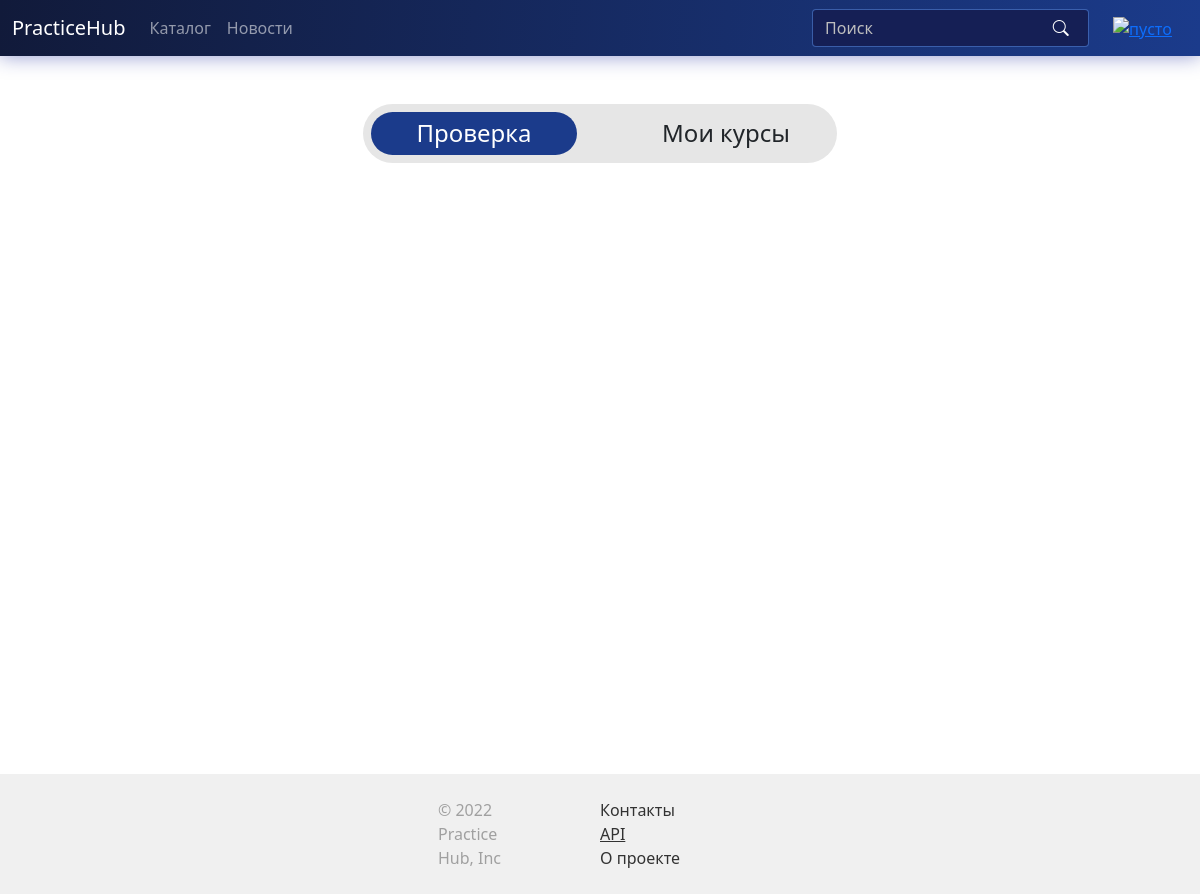
/teaching (signed in), run on an earlier commit of the app's database.
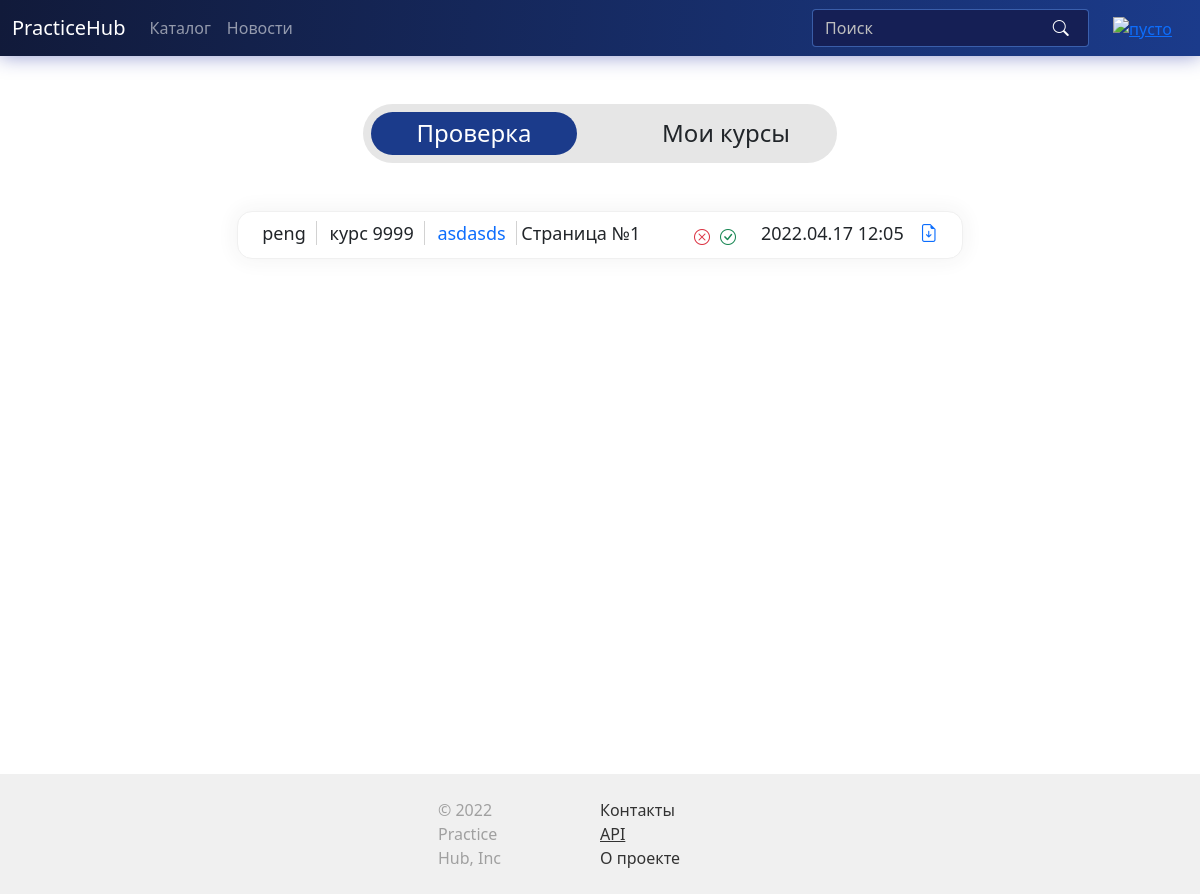
And on a later commit of the database.
### models.py (models this page shows, shortened)
class TaskCheck(db.Model):
    id = db.Column(db.Integer, primary_key=True)
    page_id = db.Column(db.Integer, db.ForeignKey("page.id"))
    page_index = db.Column(db.Integer)
    user_id = db.Column(db.Integer, db.ForeignKey("user.id"))
    file = db.Column(db.String(64))
    date = db.Column(db.DateTime, nullable=False, default=datetime.datetime.now())
    status = db.Column(db.Integer)

class User(UserMixin, db.Model):
    id = db.Column(db.Integer, primary_key=True)
    username = db.Column(db.String(64), index=True, unique=True)
    email = db.Column(db.String(120), index=True, unique=True)
    password_hash = db.Column(db.String(128))
    created_courses = db.relationship('Course', backref='author', lazy='dynamic')
    created_posts = db.relationship('Post', backref='author', lazy='dynamic')
    my_courses = db.relationship('Course', secondary=my_courses, lazy='dynamic', backref=db.backref('users'))
    img_path = db.Column(db.String(64))
    img_uuid = db.Column(db.String(64), index=True)
    task_check = db.relationship("TaskCheck", backref="user")

class Course(db.Model):
    id = db.Column(db.Integer, primary_key=True)
    name = db.Column(db.String(64), index=True, unique=True)
    author_id = db.Column(db.Integer, db.ForeignKey('user.id'))
    lessons = db.relationship('Lesson', backref='course', lazy='dynamic', cascade="all, delete-orphan")
    desc = db.Column(db.Text, nullable=False)
    rating = db.Column(db.Integer, default=0)
    short_desc = db.Column(db.Text, nullable=False)
    img_path = db.Column(db.String(64))
    img_uuid = db.Column(db.String(64), index=True)
    is_published = db.Column(db.Boolean, default=False)
    tags = db.relationship('Tag', secondary=CoursesTags.__table__, backref='course')

class Lesson(db.Model):
    id = db.Column(db.Integer, primary_key=True)
    name = db.Column(db.String(64))
    course_id = db.Column(db.Integer, db.ForeignKey('course.id'))
    pages = db.relationship('Page', backref='lesson', lazy='dynamic', cascade="all, delete-orphan")
    files = db.relationship('LessonFile', backref='lesson', lazy='dynamic', cascade="all, delete-orphan")

### routes.py (the view, shortened to what this page needs)
@app.route('/teaching', methods=['GET', 'POST'])
@login_required
def teaching():
    courses = Course.query.filter_by(author_id=current_user.id).all()
    checks = []
    task_checks = TaskCheck.query.filter(TaskCheck.status.is_(None)).all()
    for task in task_checks:
        if task.page.lesson.course.author_id == current_user.id:
            checks.append(task)
    return render_template('teaching.html', courses=courses, checks=checks)

### models.py (called while the page is built)
@login.user_loader
def load_user(id):
    return User.query.get(int(id))

### templates/teaching.html (shortened to what this page needs)
{% extends 'base.html' %}
{% from 'includes/course_thumbnail.html' import course_thumbnail with context %}
{% block content %}
<div class="w-50 px-0 m-auto">
  <div class="mx-auto rounded-pill justify-content-between d-flex align-items-center p-2 teaching" style="background-color: rgb(230, 230, 230); width: 85%; height: 80%;">
    <button class="rounded-pill px-1 btn no-focus toggler-active" id="check" style="width: 45%; font-weight: 500;">
      <span class="h4">Проверка</span>
      </button>
    <button class="rounded-pill px-1 btn no-focus toggler-inactive" id="courses" style="width: 45%; font-weight: 500;">
      <span class="h4">Мои курсы</span>
    </button>
  </div>
</div>
<div class="mx-auto" style="width: 65%">
  <div id="check-div">
    <form action="" method="post">
    {% for c in checks %}
        <div class="mx-auto w-100 task_check_item py-2 px-4">
          <span style="padding-right: 10px; margin-right: 0.5rem; border-right: solid 1px rgb(210, 210, 210)">{{ c.user.username }}</span>
          <span style="padding-right: 10px; margin-right: 0.5rem; border-right: solid 1px rgb(210, 210, 210)">{{ c.page.lesson.course.name }}</span>
          <a href="{{ url_for('lesson', course_id=c.page.lesson.course.id, lesson_id=c.page.lesson.id) }}"  style="padding-right: 10px; text-decoration: none; border-right: solid 1px rgb(210, 210, 210)">{{ c.page.lesson.name }}</a>
          <span style="padding-right: 10px; margin-right: 0.5rem;">Страница №{{ c.page_index + 1}}</span>
          <a href="{{ url_for('get_file', path=c.file) }}" download="homework"><i class="bi bi-file-earmark-arrow-down float-end" style="margin-left: 1rem"></i></a>
          <span class="float-end">{{ c.date.strftime('%Y.%m.%d %H:%M') }}</span>
          <button class="btn py-1 px-0 float-end me-4 btn_yes" type="submit"><i class="bi bi-check-circle text-success"></i></button>
          <button class="btn py-1 px-0 float-end me-2 btn_no" type="submit"><i class="bi bi-x-circle text-danger"></i></button>
        </div>
    {% endfor %}
    </form>
  </div>
  </div>
{% endblock content %}

### templates/base.html (shortened to what this page needs)
<!doctype html>
<html lang="ru">
<head>
  <link rel="stylesheet" href="{{ url_for('static', filename='css/style.css') }}">
  <link href="https://cdn.jsdelivr.net/npm/bootstrap@5.0.2/dist/css/bootstrap.min.css" rel="stylesheet">
  <link rel="stylesheet" href="https://cdn.jsdelivr.net/npm/bootstrap-icons@1.8.1/font/bootstrap-icons.css">
</head>
<body>
  <nav class="navbar navbar-expand-lg navbar-dark" style="background: rgb(17,26,58); background: linear-gradient(95deg, rgba(17,26,58,1) 0%, rgba(27,59,139,1) 100%); box-shadow: 0 0 20px rgba(32, 45, 160, 0.5)">
    <div class="container-fluid">
      <div>
        <span class="navbar-brand">PracticeHub</span>
      </div>
      {% if current_user.is_authenticated %}
      <div class="mx-3 order-lg-2 dropdown ms-4">
        <a class="" id="dropdownMenuButton1" data-bs-toggle="dropdown" aria-expanded="false" role="button">
          <img src="https://media-exp1.licdn.com/dms/image/C560BAQHMnA03XDdf3w/company-logo_200_200/0/1519855918965?e=2159024400&v=beta&t=CrP5Le1mWICRcaxIGNBuajHcHGFPuyNA5C8DI339lSk" alt="пусто" height="40" width="40">
        </a>
      </div>
      {% else %}
      <div class="d-flex order-lg-2 ms-4">
        <a href="{{ url_for('login') }}" class="btn me-2" style="color: white; border-color: rgba(73, 113, 191, 0.7)">Войти</a>
        <a href="{{ url_for('register') }}" class="btn" style="color: white; border-color: rgba(73, 113, 191, 0.7)">Регистрация</a>
      </div>
      {% endif %}
      <div class="collapse navbar-collapse" id="navbarSupportedContent">
        <ul class="navbar-nav me-auto mb-2 mb-lg-0">
          <li class="nav-item">
            {% block catalog_link %}<a class="nav-link" href="{{ url_for('index') }}">Каталог</a>{% endblock catalog_link %}
          </li>
          <li class="nav-item">
            {% block news_link %}<a class="nav-link" href="#">Новости</a>{% endblock news_link %}
          </li>
        </ul>
        <form class="d-flex my-search-form">
          <input class="form-control search-text" placeholder="Поиск" aria-label="Search" style="background-color: #151F55; border-color: rgba(73, 113, 191, 0.7)">
          <button type="button" class="btn no-focus my-search-icon p-0 m-0" style="background: transparent"><i class="bi bi-search" style="color: white"></i></button>
        </form>
      </div>
    </div>
  </nav>
  <div class="container pt-5" id="content" style="min-height: 85.7vh">
    {% block content %}
    {% endblock content %}
  </div>
  <footer class="footer d-flex flex-wrap justify-content-between align-items-center py-4">
    <div class="col-md-4 d-flex align-items-center">
      <a href="/" class="me-2 mb-md-0 text-muted text-decoration-none lh-1">
        <svg class="bi" width="30" height="24"><use xlink:href="#bootstrap"></use></svg>
      </a>
      <span style="color: rgb(160, 160, 160)">© 2022 Practice Hub, Inc</span>
    </div>
    <div class="col-md-6">
      <a style="color: rgb(50, 50, 50)">Контакты</a><br>
      <a href='{{ url_for("api") }}' style="color: rgb(50, 50, 50)">API</a><br>
      <a style="color: rgb(50, 50, 50)">О проекте</a>
    </div>
  </footer>
</body>
</html>

### static/css/style.css (style rules this page uses)
:root { --xlight-gray: #fafafa; --light-gray: #e6e6e6; --mid-gray: #586273; --mbgc: rgba(27,59,139,1); --sbgc: rgba(21,37,85, 1); }
html, body, .t-b { min-height: 100%; }
.btn { background-color: white; line-height: normal; }
.my-search-form { position: relative; }
.my-search-form>input { padding-right: 2rem; }
.my-search-icon { position: absolute; right: 1.2rem; top: .4rem; }
.toggler-active { color: white!important; font-weight: normal!important; cursor: default; font-size: 16px; background-color: var(--mbgc)!important; }
.search-text::placeholder { color: rgba(190, 190, 190, 1)!important; }
.search-text { color: white!important; }
.task_check_item { font-size: 18px; font-weight: 500; height: 3rem; padding-top: 0.7rem; padding-left: 15px; padding-right: 15px; background-color: #FFFFFF; border: 1px solid rgb(240, 240, 240); border-radius: 15px; box-shadow: 0px 0px 20px 2px rgba(50, 50, 50, 0.06); margin-bottom: 1.5rem; vertical-align: middle; }
.footer { position: relative; left: 0px; bottom: 0px; width: 100%; background-color: rgb(240, 240, 240); padding-left: 25rem; padding-right: 25rem; margin-top: 2rem; text-decoration: none; }

What changed in the data, as far as the page shows it:
added TaskCheck: user.username "peng", page.lesson.course.name "курс 9999", page.lesson.name "asdasds", c.page_index+1 "1", date "2022.04.17 12:05"
